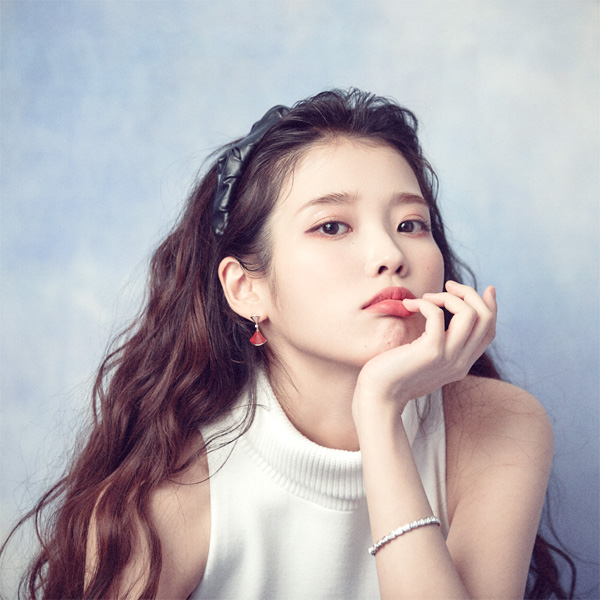
#> input picture OpenCV/code/chap06/image/img1.jpg, 600 x 600 px, found by its file name
$ python 9.py
#> lines starting #> are read from the running program, lines starting #| are printed output that depends on the picture
import numpy as np, cv2

img1=cv2.imread('C:/computervision/chap06/image/img1.jpg', cv2.IMREAD_GRAYSCALE)
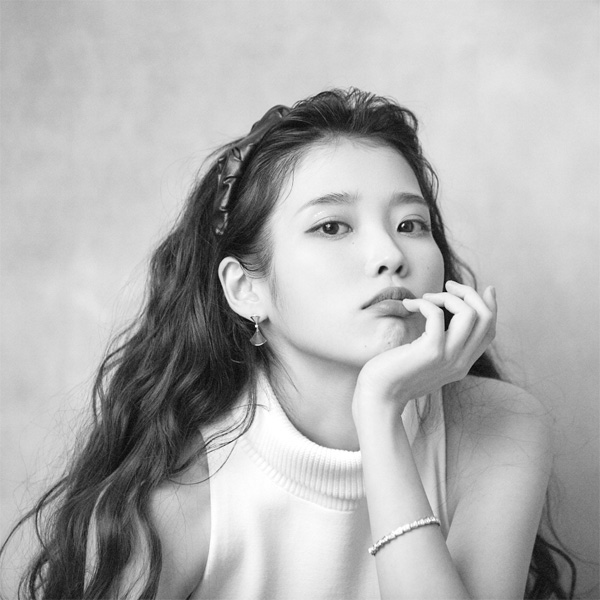
#> img1: shape (600, 600); min 7, max 255, mean 175.9
img2=cv2.imread('C:/computervision/chap06/image/img2.jpg', cv2.IMREAD_GRAYSCALE)
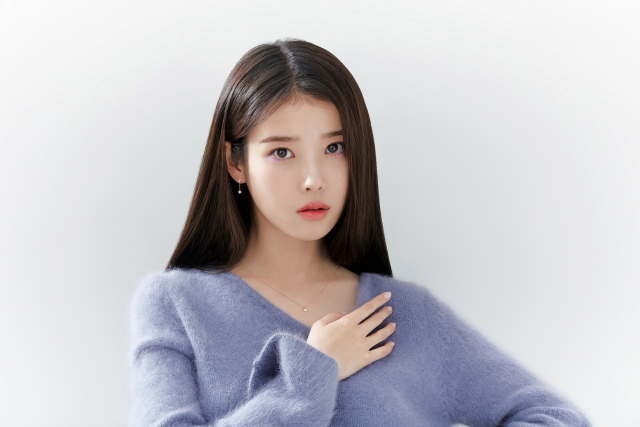
#> input picture OpenCV/code/chap06/image/img2.jpg, 1280 x 854 px, found by its file name (shown at 1/2 size)
#> img2: shape (854, 1280); min 0, max 255, mean 195.1
if img1 is None or img2 is None : raise Exception("이미지읽기 오류")
img1=img1[100:500, 100:500]
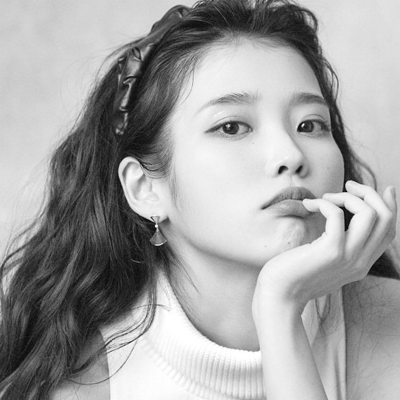
#> img1: shape (400, 400); min 7, max 255, mean 161.9
img2=img2[100:500, 300:700]
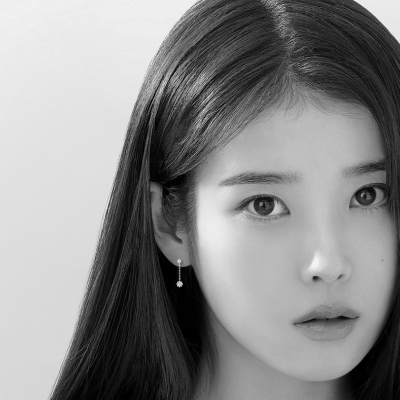
#> img2: shape (400, 400); min 0, max 244, mean 137.1
cv2.namedWindow('dst')

def image1(value):
    pass
def image2(value):
    pass

alpha, beta = 50, 50

add_img = cv2.addWeighted(img1, alpha/100, img2, beta/100, 0)
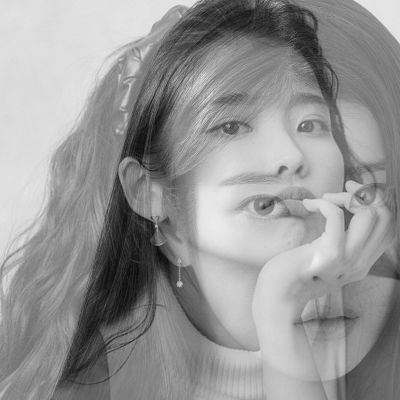
#> add_img: shape (400, 400); min 10, max 238, mean 149.5
dst=np.zeros((img1.shape[0], img1.shape[1]*3), np.uint8)
dst[:400, :400]=img1[:400, :400]
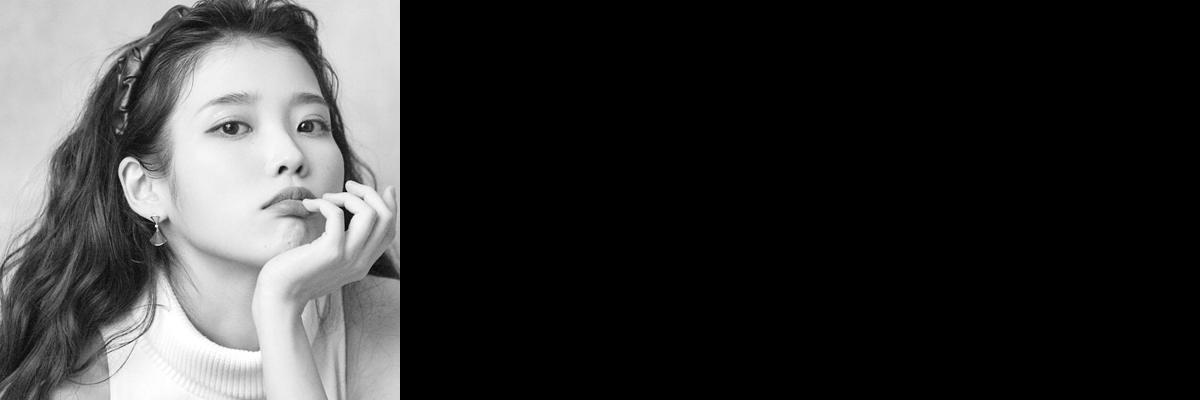
#> dst: shape (400, 1200); min 0, max 255, mean 54
dst[:400, 400:800]=img2[:400, :400]
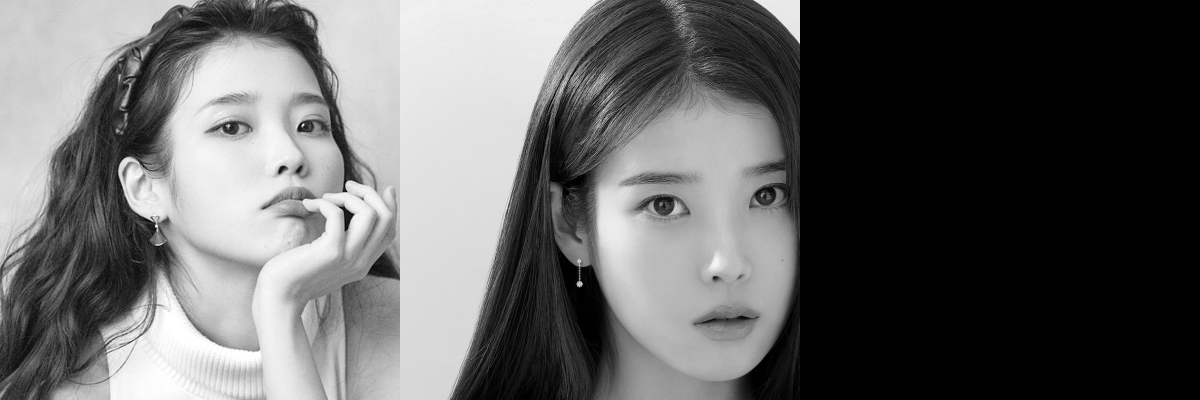
#> dst: shape (400, 1200); min 0, max 255, mean 99.7

cv2.createTrackbar('img1', 'dst', alpha, 100, image1)
cv2.createTrackbar('img2', 'dst', beta, 100, image2)

while True:
    if cv2.waitKey(30) >=0: break
#> (key Esc is pressed here)

    alpha = cv2.getTrackbarPos('img1', 'dst')
    beta = cv2.getTrackbarPos('img2', 'dst')
    add_img = cv2.addWeighted(img1, alpha/100, img2, beta/100, 0)
    dst[:400, 800:1200]=add_img[:400, :400]
    cv2.imshow('dst', dst)
